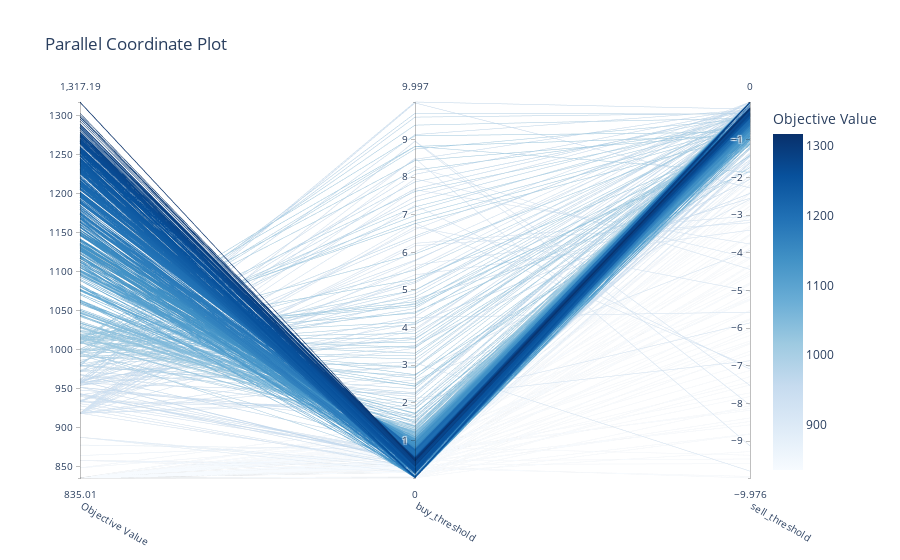

The cell this chart's notebook holds for it:
### Code cell
optuna.visualization.plot_parallel_coordinate(study)

### Figure 1 — Plotly figure (JSON) as saved in the notebook; plotly's stock layout.template omitted (floating-point values rounded to 4 significant figures; data arrays with more than 128 entries replaced by an {"elided": "..."} marker saying what was removed)
{"data": [{"dimensions": [{"label": "Objective Value", "range": [835.0, 1317.0], "values": {"elided": "1000 float values"}}, {"label": "buy_threshold", "range": [0.0001124, 9.997], "values": {"elided": "1000 float values"}}, {"label": "sell_threshold", "range": [-9.976, -8.432e-05], "values": {"elided": "1000 float values"}}], "labelangle": 30, "labelside": "bottom", "line": {"color": {"elided": "1000 float values"}, "colorbar": {"title": {"text": "Objective Value"}}, "colorscale": [[0, "rgb(247,251,255)"], [0.125, "rgb(222,235,247)"], [0.25, "rgb(198,219,239)"], [0.375, "rgb(158,202,225)"], [0.5, "rgb(107,174,214)"], [0.625, "rgb(66,146,198)"], [0.75, "rgb(33,113,181)"], [0.875, "rgb(8,81,156)"], [1, "rgb(8,48,107)"]], "reversescale": false, "showscale": true}, "type": "parcoords"}], "layout": {"title": {"text": "Parallel Coordinate Plot"}}}
